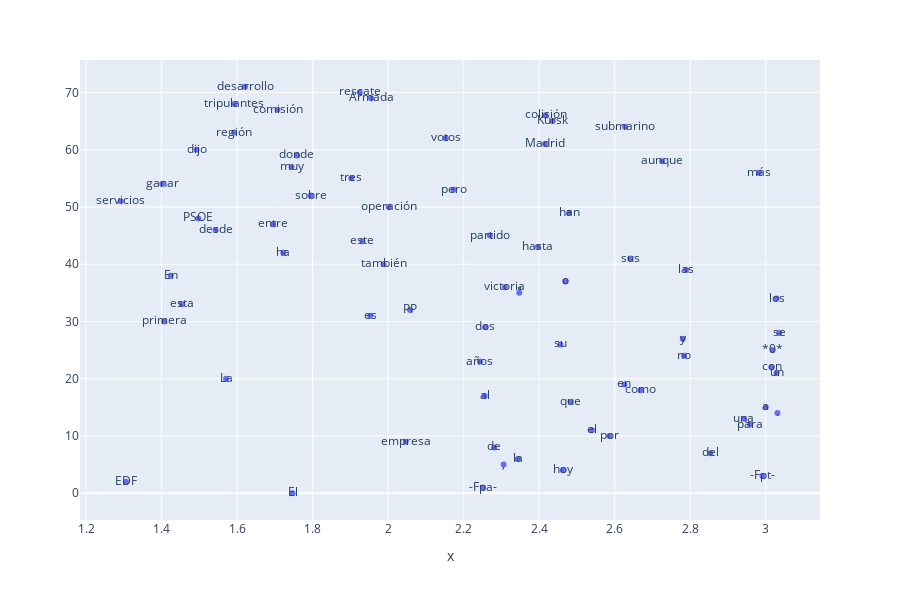

Here is the notebook cell this chart was saved with:
### Code cell
tsne_plot(w2w,2)

### Figure 1 — Plotly figure (JSON) as saved in the notebook; plotly's stock layout.template omitted (floating-point values rounded to 4 significant figures)
{"data": [{"hoverlabel": {"namelength": 0}, "hovertemplate": "x=%{x}<br>text=%{text}", "legendgroup": "", "marker": {"color": "#636efa", "symbol": "circle"}, "mode": "markers+text", "name": "", "showlegend": false, "text": ["El", "-Fpa-", "EDF", "-Fpt-", "hoy", ",", "la", "del", "de", "empresa", "por", "el", "para", "una", ".", "a", "que", "al", "como", "en", "La", "un", "con", "años", "no", "*0*", "su", "y", "se", "dos", "primera", "es", "PP", "esta", "los", "\"", "victoria", "o", "En", "las", "también", "sus", "ha", "hasta", "este", "partido", "desde", "entre", "PSOE", "han", "operación", "servicios", "sobre", "pero", "ganar", "tres", "más", "muy", "aunque", "donde", "dijo", "Madrid", "votos", "región", "submarino", "Kursk", "colisión", "comisión", "tripulantes", "Armada", "rescate", "desarrollo"], "type": "scatter", "x": [1.747, 2.251, 1.305, 2.991, 2.463, 2.306, 2.343, 2.854, 2.281, 2.046, 2.586, 2.54, 2.958, 2.942, 3.031, 3.0, 2.483, 2.256, 2.668, 2.626, 1.571, 3.029, 3.015, 2.243, 2.784, 3.018, 2.456, 2.78, 3.036, 2.257, 1.407, 1.952, 2.058, 1.453, 3.029, 2.347, 2.309, 2.469, 1.424, 2.789, 1.988, 2.641, 1.722, 2.397, 1.931, 2.269, 1.543, 1.696, 1.497, 2.479, 2.001, 1.292, 1.795, 2.174, 1.401, 1.902, 2.982, 1.744, 2.726, 1.758, 1.493, 2.415, 2.153, 1.592, 2.627, 2.436, 2.417, 1.707, 1.592, 1.955, 1.925, 1.621], "xaxis": "x", "yaxis": "y"}], "layout": {"height": 600, "legend": {"tracegroupgap": 0}, "margin": {"t": 60}, "xaxis": {"anchor": "y", "domain": [0, 1], "title": {"text": "x"}}, "yaxis": {"anchor": "x", "domain": [0, 1]}}}
